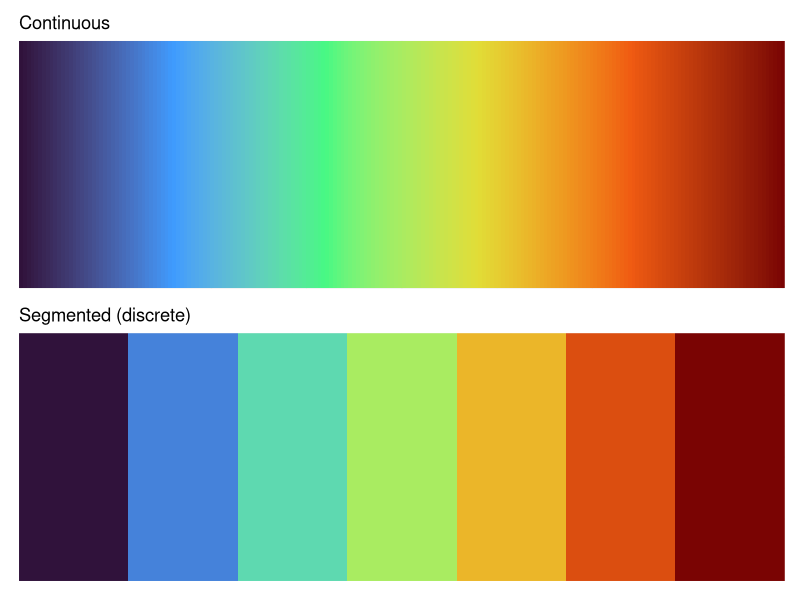
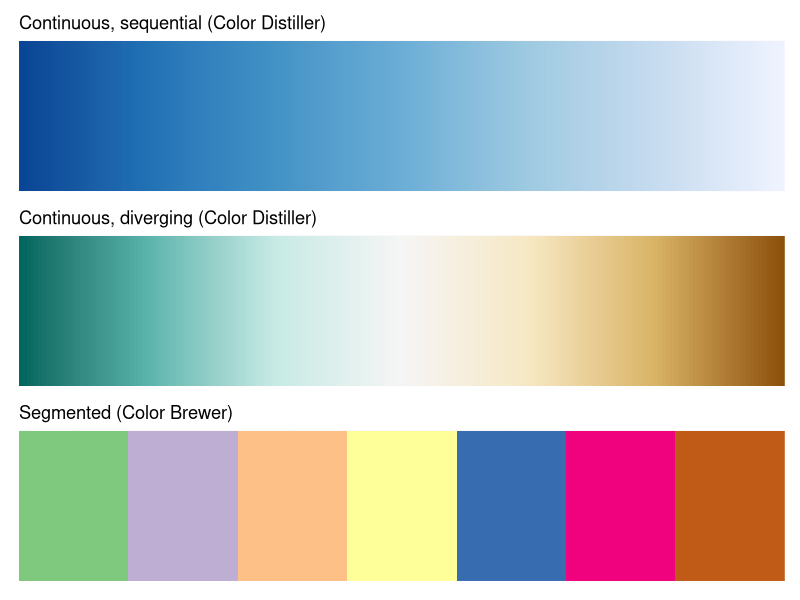
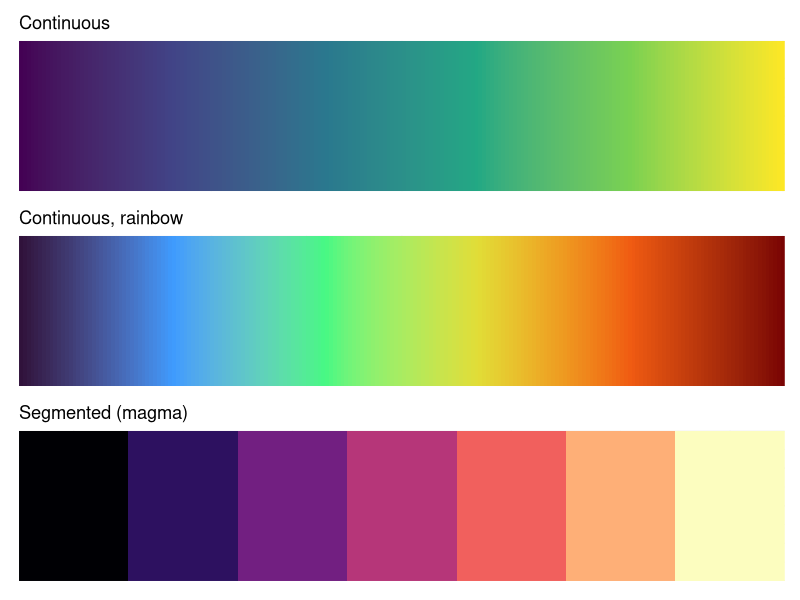

The R source for these figures, in order:
## ---- chunk 1
#| include: false

library(ggplot2)
library(dplyr)
library(patchwork)

## ---- chunk 2

cont_dat <- data.frame(x = seq(0, 1, length.out = 200), y = 1)

disc_dat <- data.frame(x = seq(0, 6, by = 1), y = 1)

thm <- theme_minimal() +
  theme(legend.position = "none",
        axis.title = element_blank(),
        axis.text = element_blank())

cp <- ggplot(cont_dat, aes(x = x, y = y, fill = x)) +
  geom_raster() +
  coord_cartesian(expand = FALSE) +
  scale_fill_viridis_c(option = "H") +
  ggtitle("Continuous") +
  thm

dp <- ggplot(disc_dat, aes(x = x, y = y, fill = x)) +
  geom_raster() +
  coord_cartesian(expand = FALSE) +
  scale_fill_viridis_c(option = "H") +
  ggtitle("Segmented (discrete)") +
  thm

cp/dp

## ---- chunk 3

cont_dat <- data.frame(x = seq(0, 1, length.out = 200), y = 1)

disc_dat <- data.frame(x = seq(0, 6, by = 1), y = 1)

thm <- theme_minimal() +
  theme(legend.position = "none",
        axis.title = element_blank(),
        axis.text = element_blank())

csp <- ggplot(cont_dat, aes(x = x, y = y, fill = x)) +
  geom_raster() +
  coord_cartesian(expand = FALSE) +
  scale_fill_distiller(type = "seq") +
  ggtitle("Continuous, sequential (Color Distiller)") +
  thm

cdp <- ggplot(cont_dat, aes(x = x, y = y, fill = x)) +
  geom_raster() +
  coord_cartesian(expand = FALSE) +
  scale_fill_distiller(type = "div") +
  ggtitle("Continuous, diverging (Color Distiller)") +
  thm

dp <- ggplot(disc_dat, aes(x = x, y = y, fill = factor(x))) +
  geom_raster() +
  coord_cartesian(expand = FALSE) +
  scale_fill_brewer(type = "qual") +
  ggtitle("Segmented (Color Brewer)") +
  thm

csp/cdp/dp

## ---- chunk 4

cont_dat <- data.frame(x = seq(0, 1, length.out = 200), y = 1)

disc_dat <- data.frame(x = seq(0, 6, by = 1), y = 1)

thm <- theme_minimal() +
  theme(legend.position = "none",
        axis.title = element_blank(),
        axis.text = element_blank())

csp <- ggplot(cont_dat, aes(x = x, y = y, fill = x)) +
  geom_raster() +
  coord_cartesian(expand = FALSE) +
  scale_fill_viridis_c() +
  ggtitle("Continuous") +
  thm

cdp <- ggplot(cont_dat, aes(x = x, y = y, fill = x)) +
  geom_raster() +
  coord_cartesian(expand = FALSE) +
  scale_fill_viridis_c(option = "H") +
  ggtitle("Continuous, rainbow") +
  thm

dp <- ggplot(disc_dat, aes(x = x, y = y, fill = factor(x))) +
  geom_raster() +
  coord_cartesian(expand = FALSE) +
  scale_fill_viridis_d(option = "magma") +
  ggtitle("Segmented (magma)") +
  thm

csp/cdp/dp
